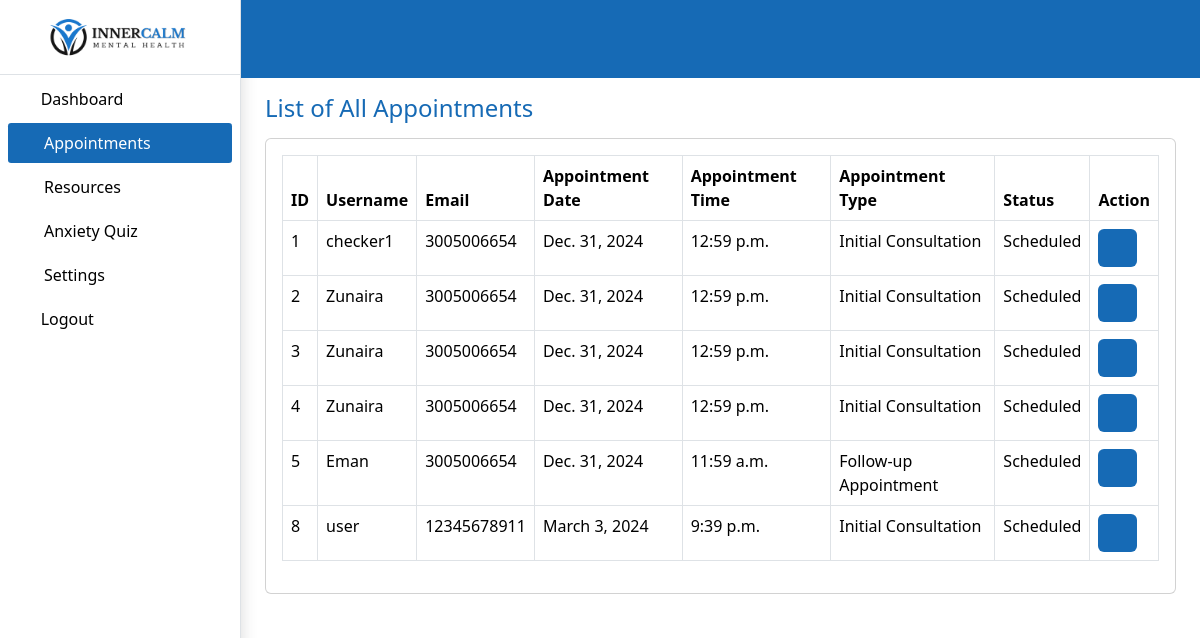
/counselors_portal/allappointments/ (signed in), run on the app's committed database.
### accounts/models.py (models this page shows)
class Appointments(models.Model):
    counselor = models.ForeignKey(User, on_delete=models.CASCADE, related_name='counselor_appointments')
    client = models.ForeignKey(User, on_delete=models.CASCADE, related_name='client_appointments')
    p_name = models.CharField(default='Unknown', max_length=100)
    p_contact = models.CharField(default='Unknown', max_length=100)
    duration = models.CharField(default='0', max_length=50)
    type=models.CharField(default='NA',max_length=50)
    date = models.DateField()
    time = models.TimeField()
    reason=models.CharField(default='NA',max_length=1000)
    status = models.CharField(default='Scheduled', max_length=50)
    meeting_link = models.CharField(default='NA', max_length=1000)

### counselors_portal/views.py (the view)
# urls.py: path('allappointments/', views.all_appointments, name='allappointments'),
def all_appointments(request):
    appoint=Appointments.objects.filter(counselor=request.user)
    return render(request, 'counselors_portal/allappointments.html',{'appoint':appoint})

### counselors_portal/templates/counselors_portal/allappointments.html (shortened to what this page needs)
{% load static %}
<!DOCTYPE html>
<html lang="en">
<head>
    <link rel="stylesheet" href="{% static 'website/img/favicon.png' %}" rel="icon">
    <link rel="stylesheet" href="{% static 'website/img/apple-touch-icon.png' %}" rel="apple-touch-icon">
    <link rel="stylesheet" href="{% static 'website/vendor/fontawesome-free/css/all.min.css' %}">
    <link rel="stylesheet" href="{% static 'website/vendor/animate.css/animate.min.css' %}">
    <link rel="stylesheet" href="{% static 'website/vendor/bootstrap/css/bootstrap.min.css' %}">
    <link rel="stylesheet" href="{% static 'website/vendor/bootstrap-icons/bootstrap-icons.css' %}">
    <link rel="stylesheet" href="{% static 'website/vendor/boxicons/css/boxicons.min.css' %}">
    <link rel="stylesheet" href="{% static 'website/vendor/glightbox/css/glightbox.min.css' %}">
    <link rel="stylesheet" href="{% static 'website/vendor/remixicon/remixicon.css' %}">
    <link rel="stylesheet" href="{% static 'website/vendor/swiper/swiper-bundle.min.css' %}">
    <link rel="stylesheet" href="{% static 'website/css/admin_styles.css' %}">
    <link rel="stylesheet" href="{% static 'website/css/datatables.css' %}">
</head>
<body>
    <div class="d-flex" id="wrapper">
        <div class="primary-bg shadow border-end " id="sidebar-wrapper">
            <div class="text-center primary-text bg-blue-color fs-4 fw-semibold text-uppercase border-bottom">
                <a href="{% url 'website:home' %}">
                    <img src="{% static 'website/img/blacklogo2.png' %}" class="py-3" width="150" height="auto" alt="">
                </a>
            </div>
            <ul class="navbar-nav sidebar_list">
                <li class="nav-item px-2 py-0 mt-1">
                    <a href="{% url 'counselors_portal:home' %}" class="text-decoration-none nav-link px-2">
                        <span><i class="fas fa-tachometer-alt me-2"></i></span>
                        <span>Dashboard</span>
                    </a>
                </li>
                <li class="nav-item px-2 py-0 mt-1">
                    <a class="text-decoration-none nav-link px-2 d-flex justify-content-between active"
                        data-bs-toggle="collapse" href="#collapseSchedular" onclick="toggleArrow1()" role="button"
                        aria-expanded="false" aria-controls="collapseExample">
                        <span><i class="fa-solid fa-calendar-alt me-2 size"></i>Appointments</span>
                        <span id="myArrow2"><i class="fas fa-angle-right"></i></span>
                    </a>
                </li>
                <li class="nav-item px-2 py-0 mt-1">
                    <a class="text-decoration-none nav-link px-2 d-flex justify-content-between"
                        data-bs-toggle="collapse" href="#collapseanalytics" onclick="toggleArrow3()" role="button"
                        aria-expanded="false" aria-controls="collapseExample">
                        <span><i class="fa-solid fa-cubes
                         me-2 size"></i>Resources</span>
                        <span id="myArrow4"><i class="fas fa-angle-right"></i></span>
                    </a>
                </li>
                <li class="nav-item px-2 py-0 mt-1">
                    <a class="text-decoration-none nav-link px-2 d-flex justify-content-between"
                        data-bs-toggle="collapse" href="#collapseanalytics4" onclick="toggleArrow4()" role="button"
                        aria-expanded="false" aria-controls="collapseExample">
                        <span><i class="fa-solid fa-file me-2 size"></i>Anxiety Quiz</span>
                        <span id="myArrow4"><i class="fas fa-angle-right"></i></span>
                    </a>
                </li>
                <li class="nav-item px-2 py-0 mt-1">
                    <a class="text-decoration-none nav-link px-2 d-flex justify-content-between"
                        data-bs-toggle="collapse" href="#collapseanalytics7" onclick="toggleArrow7()" role="button"
                        aria-expanded="false" aria-controls="collapseExample">
                        <span><i class="fa-solid fa-gear me-2 size"></i>Settings</span>
                        <span id="myArrow4"><i class="fas fa-angle-right"></i></span>
                    </a>
                </li>
                <li class="nav-item px-2 py-0 mt-1">
                    <a href="{% url 'accounts:logout' %}" class="text-decoration-none nav-link px-2">
                        <span><i class="fas fa-power-off me-2"></i></span>
                        <span>Logout</span>
                    </a>
                </li>
            </ul>
        </div>
        <div id="page-content-wrapper">
            <header class="">
                <nav class="bg-blue custom_nav">
                    <div class="container-fluid mt-1">
                        <div class="row g-2 align-items-center justify-content-between">
                            <div class="col-4 col-sm-4 col-md-6 col-lg-6 col-xl-6 col-xxl-6">
                                <div class="d-flex align-items-center text-white">
                                    <i class="fas fa-sliders-h fs-4 me-3" style="color: #fff;" id="menu-toggle"></i>
                                </div>
                            </div>
                            <div class="col-8 col-sm-8 col-md-6 col-lg-6 col-xl-6 col-xxl-6 text-end">
                                <div class="d-flex align-items-center justify-content-end">
                                    <div class="dropdown">
                                        <button class="btn p-0 border-0" type="button" id="dropdownMenuButton1"
                                            data-bs-toggle="dropdown" aria-expanded="false">
                                            <div class="d-flex align-items-center justify-content-center">
                                                <span><i class="fas fa-bell text-light"></i></span>
                                            </div>
                                        </button>
                                    </div>
                                    <div class="dropdown">
                                        <button class="btn p-0 border-0 " type="button" id="dropdownMenuButton1"
                                            data-bs-toggle="dropdown" aria-expanded="false">
                                            <div class="d-flex align-items-center ms-3">
                                                <span><i class="fas fa-user-circle text-light fs-2"></i></span>
                                            </div>
                                        </button>
                                    </div>
                                </div>
                            </div>
                        </div>
                    </div>
                </nav>
            </header>
            <div class="container-fluid px-4">
                <div class="col-12">
                    <div class="card border-0">
                        <div class="card-body px-0">
                            <h4 class="text-orange mb-3">List of All Appointments</h4>
                            <div class="row g-3">
                                <div class="col-lg-12">
                                    <div class="card">
                                        <div class="card-body">
                                            <div class="table-responsive">
                                                <table class="table table-bordered" id="appointments-table">
                                                    <thead class="bg_orange text-light fw-semibold">
                                                        <tr>
                                                            <th>ID</th>
                                                            <th>Username</th>
                                                            <th>Email</th>
                                                            <th>Appointment Date</th>
                                                            <th>Appointment Time</th>
                                                            <th>Appointment Type</th>
                                                            <th>Status</th>
                                                            <th>Action</th>
                                                        </tr>
                                                    </thead>
                                                    <tbody>
                                                        {% for data in appoint %}
                                                        <tr>
                                                            <td>{{data.id}}</td>
                                                            <td>{{data.p_name}}</td>
                                                            <td>{{data.p_contact}}</td>
                                                            <td>{{data.date}}</td>
                                                            <td>{{data.time}}</td>
                                                            <td>{{data.type}}</td>
                                                            <td>{{data.status}}</td>
                                                            <td>
                                                                <div class="">
                                                                    <a href="{% url 'counselors_portal:edit_appoint' data.id %}" class="btn btn-main">
                                                                        <span><i class="fas fa-edit"></i></span>
                                                                    </a>
                                                                </div>
                                                            </td>
                                                        </tr>
                                                        {% endfor %}
                                                    </tbody>
                                                </table>
                                            </div>
                                        </div>
                                    </div>
                                </div>
                            </div>
                        </div>
                    </div>
                </div>
            </div>
        </div>
    </div>
</body>
</html>

### website/static/website/css/admin_styles.css (style rules this page uses)
:root { --main-bg-color: #25293c; --white-color: #ffffff; --blue-color: #fff; --orange-color: #166AB5; --black-color: #000; }
.primary-text { color: var(--white-color); }
.bg-blue { background: var(--orange-color); }
.text-orange { color: var(--orange-color); }
.bg-blue-color { background-color: var(--blue-color); }
.primary-bg { background-color: var(--blue-color) !important; }
.bg_orange { background-color: var(--orange-color); }
#wrapper { overflow-x: hidden; background-color: #fff !important; }
#sidebar-wrapper { min-height: 100vh; margin-left: -15rem; -webkit-transition: margin 0.25s ease-out; -moz-transition: margin 0.25s ease-out; -o-transition: margin 0.25s ease-out; transition: margin 0.25s ease-out; }
#sidebar-wrapper .sidebar_list { width: 15rem; }
#page-content-wrapper { min-width: 100vw; }
#menu-toggle { cursor: pointer; }
.sidebar_list .nav-item { border: none; padding: 15px 10px; }
.sidebar_list .nav-item .nav-link { color: #000 !important; font-size: 1rem; position: relative; }
.sidebar_list .nav-item .nav-link.active { background-color: var(--orange-color) !important; border: none; color: #ffffff !important; border-radius: 0.2rem; }
@media (min-width: 1200px) { #sidebar-wrapper { margin-left: 0; } }
@media (min-width: 1200px) { #page-content-wrapper { min-width: 0; width: 100%; } }
.custom_nav { padding: 1.27rem 0.5rem; }
.size { width: 20px; }
.btn-main { background: var(--orange-color); color: #fff; }

### data on the page
Appointments: id "1", p_name "checker1", p_contact "3005006654", date "Dec. 31, 2024", time "12:59 p.m.", type "Initial Consultation", status "Scheduled"
Appointments: id "2", p_name "Zunaira", p_contact "3005006654", date "Dec. 31, 2024", time "12:59 p.m.", type "Initial Consultation", status "Scheduled"
Appointments: id "3", p_name "Zunaira", p_contact "3005006654", date "Dec. 31, 2024", time "12:59 p.m.", type "Initial Consultation", status "Scheduled"
Appointments: id "4", p_name "Zunaira", p_contact "3005006654", date "Dec. 31, 2024", time "12:59 p.m.", type "Initial Consultation", status "Scheduled"
Appointments: id "5", p_name "Eman", p_contact "3005006654", date "Dec. 31, 2024", time "11:59 a.m.", type "Follow-up Appointment", status "Scheduled"
Appointments: id "8", p_name "user", p_contact "12345678911", date "March 3, 2024", time "9:39 p.m.", type "Initial Consultation", status "Scheduled"
